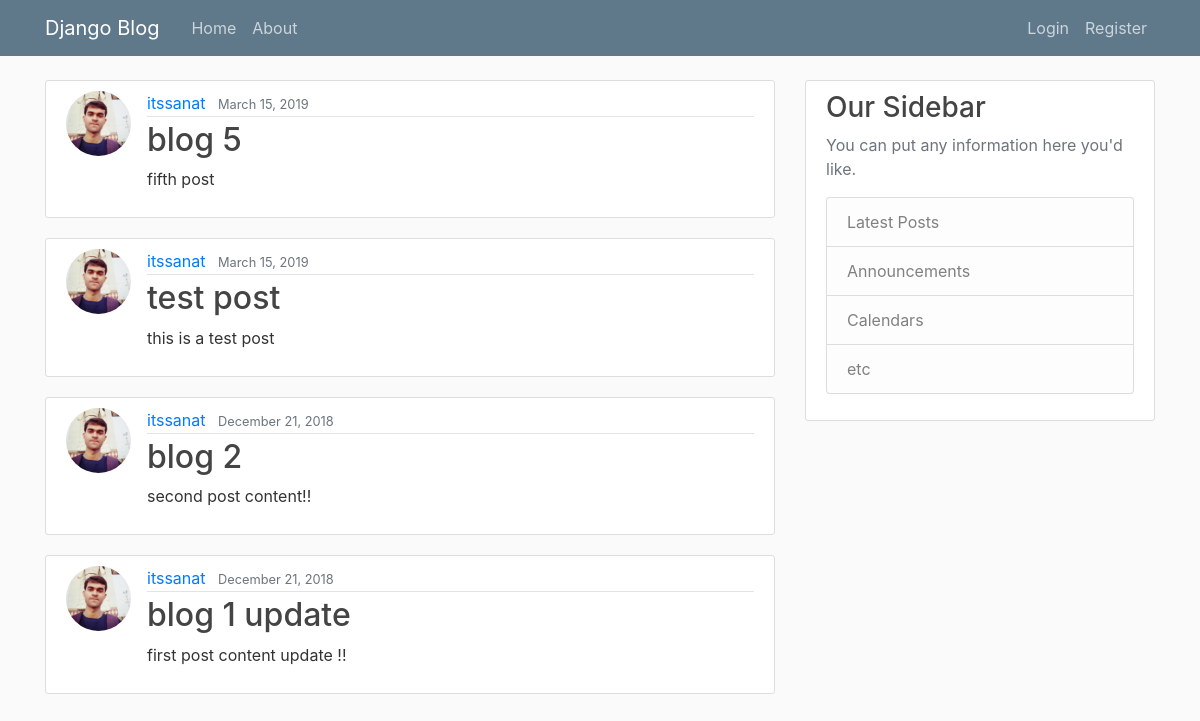
The app's page /, older data.
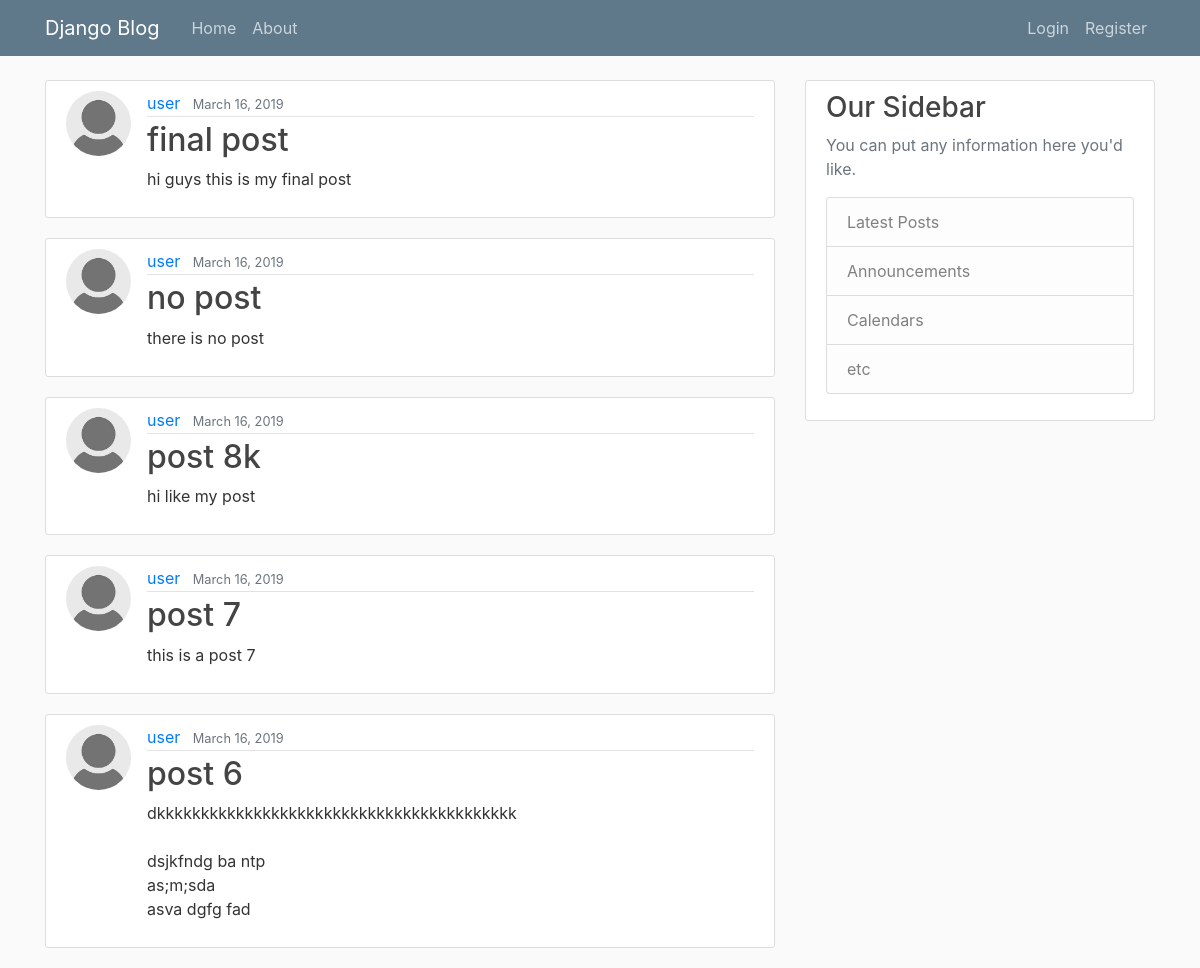
The same page, newer data.
### blog/models.py (models this page shows, shortened)
class Post(models.Model):
    title = models.CharField(max_length=100)
    content = models.TextField()
    date_posted = models.DateTimeField(default=timezone.now)
    author = models.ForeignKey(User, on_delete=models.CASCADE)

### users/models.py (models this page shows, shortened)
class profile(models.Model):
    user = models.OneToOneField(User,on_delete=models.CASCADE)
    image = models.ImageField(default="default.jpg" , upload_to='profile_pics')

### blog/views.py (the view)
# urls.py: path('', PostListView.as_view(), name='blog-home'),
class PostListView(ListView):
    model = Post
    template_name = 'blog/home.html'
    context_object_name = 'posts'
    ordering = ['-date_posted']
    paginate_by = 5

### blog/templates/blog/home.html
{% extends 'blog/base.html' %}
{% block content %}
    {% for post in posts %}
        <article class="media content-section">
            <img class="rounded-circle article-img" src="{{ post.author.profile.image.url }}">
            <div class="media-body">
                <div class="article-metadata">
                    <a class="mr-2" href="#">{{ post.author }}</a>
                    <small class="text-muted">{{ post.date_posted|date:"F d, Y" }}</small>
                </div>
                <h2><a class="article-title" href="{% url 'post-detail' post.id%}">{{ post.title }}</a></h2>
                <p class="article-content">{{ post.content }}</p>
            </div>
        </article>
    {% endfor %}
{% endblock content %}

Row changes from the older to the newer data that the page shows:
no longer on this page (row unchanged): Post: author.profile.image (picture), author "itssanat", date_posted "March 15, 2019", title "blog 5", content "fifth post"
no longer on this page (row unchanged): Post: author.profile.image (picture), author "itssanat", date_posted "March 15, 2019", title "test post", content "this is a test post"
no longer on this page (row unchanged): Post: author.profile.image (picture), author "itssanat", date_posted "December 21, 2018", title "blog 2", content "second post content!!"
no longer on this page (row unchanged): Post: author.profile.image (picture), author "itssanat", date_posted "December 21, 2018", title "blog 1 update", content "first post content update !!"
added Post: author.profile.image (placeholder picture), author "user", date_posted "March 16, 2019", title "final post", content "hi guys this is my final post"
added Post: author.profile.image (placeholder picture), author "user", date_posted "March 16, 2019", title "no post", content "there is no post"
added Post: author.profile.image (placeholder picture), author "user", date_posted "March 16, 2019", title "post 8k", content "hi like my post"
added Post: author.profile.image (placeholder picture), author "user", date_posted "March 16, 2019", title "post 7", content "this is a post 7"
added Post: author.profile.image (placeholder picture), author "user", date_posted "March 16, 2019", title "post 6", content "dkkkkkkkkkkkkkkkkkkkkkkkkkkkkkkkkkkkkkkkkk dsjkfndg ba ntp as;m;sda asva dgfg fad"
